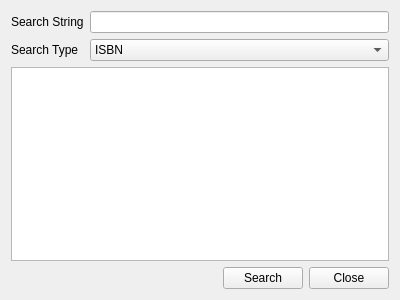
<?xml version="1.0" encoding="UTF-8"?>
<ui version="4.0">
 <class>SearchWidget</class>
 <widget class="QWidget" name="SearchWidget">
  <property name="geometry">
   <rect>
    <x>0</x>
    <y>0</y>
    <width>400</width>
    <height>300</height>
   </rect>
  </property>
  <property name="windowTitle">
   <string>Form</string>
  </property>
  <layout class="QVBoxLayout" name="verticalLayout">
   <item>
    <layout class="QFormLayout" name="formLayout">
     <item row="0" column="0">
      <widget class="QLabel" name="label">
       <property name="text">
        <string>Search String</string>
       </property>
      </widget>
     </item>
     <item row="0" column="1">
      <widget class="QLineEdit" name="m_searchString"/>
     </item>
     <item row="1" column="0">
      <widget class="QLabel" name="label_2">
       <property name="text">
        <string>Search Type</string>
       </property>
      </widget>
     </item>
     <item row="1" column="1">
      <widget class="QComboBox" name="m_searchCombo">
       <item>
        <property name="text">
         <string>ISBN</string>
        </property>
       </item>
       <item>
        <property name="text">
         <string>Title</string>
        </property>
       </item>
       <item>
        <property name="text">
         <string>All</string>
        </property>
       </item>
      </widget>
     </item>
    </layout>
   </item>
   <item>
    <widget class="QTextEdit" name="m_results"/>
   </item>
   <item>
    <layout class="QHBoxLayout" name="horizontalLayout">
     <item>
      <spacer name="horizontalSpacer">
       <property name="orientation">
        <enum>Qt::Horizontal</enum>
       </property>
       <property name="sizeHint" stdset="0">
        <size>
         <width>40</width>
         <height>20</height>
        </size>
       </property>
      </spacer>
     </item>
     <item>
      <widget class="QPushButton" name="m_search">
       <property name="text">
        <string>Search</string>
       </property>
      </widget>
     </item>
     <item>
      <widget class="QPushButton" name="m_close">
       <property name="text">
        <string>Close</string>
       </property>
      </widget>
     </item>
    </layout>
   </item>
  </layout>
 </widget>
 <resources/>
 <connections/>
</ui>
